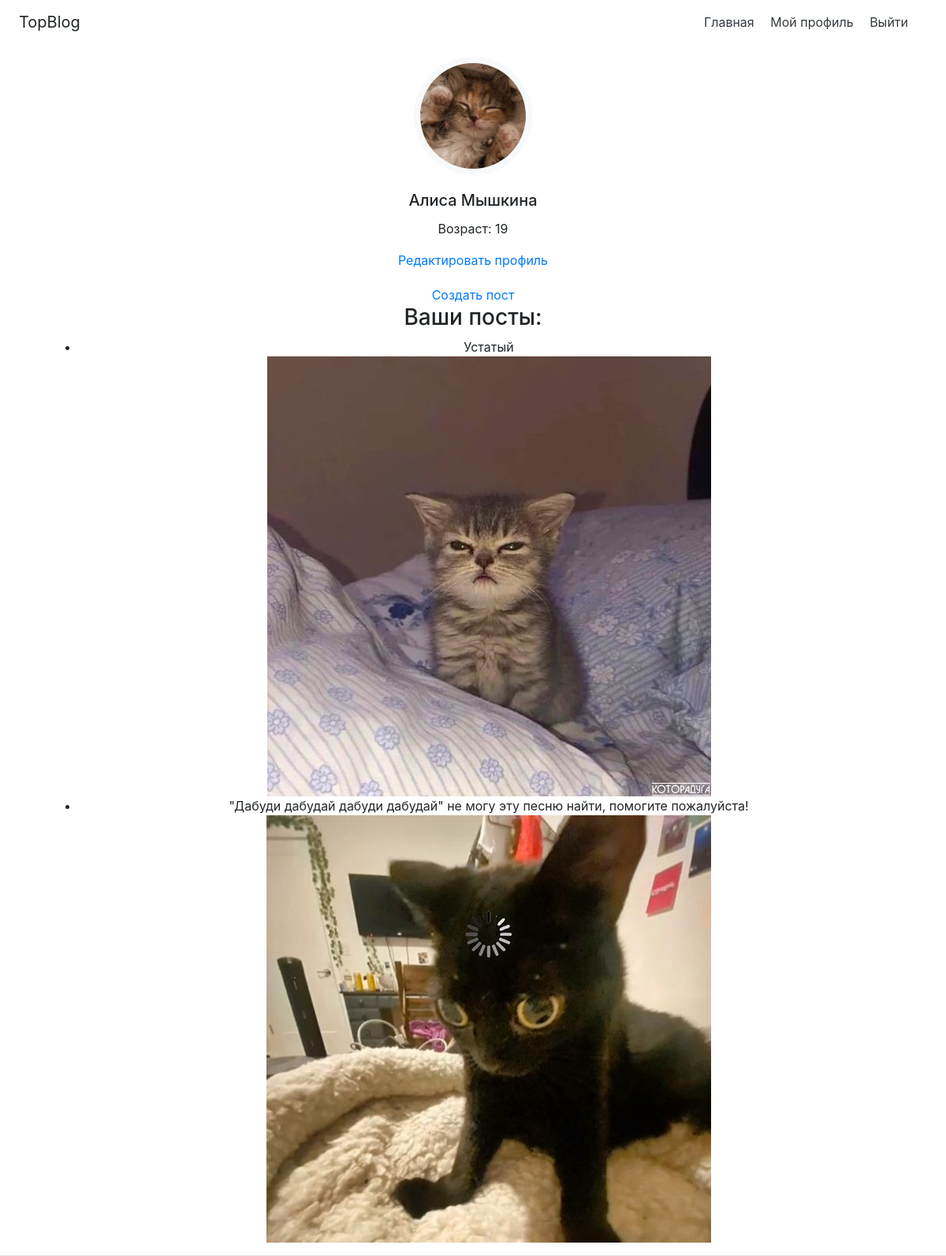
The app's page /accounts/profile/ (signed in) with its own data.
### main/models.py (models this page shows, shortened)
class CustomUser(AbstractUser):
    first_name = models.CharField(max_length=30, blank=True, null=True)
    last_name = models.CharField(max_length=30, blank=True, null=True)
    age = models.IntegerField(blank=True, null=True)
    avatar = models.ImageField(upload_to='avatars/', default=get_default_avatar)
    class Meta(AbstractUser.Meta):
        pass

class Post(models.Model):
    user = models.ForeignKey(CustomUser, on_delete=models.CASCADE)
    text = models.TextField()
    image = models.ImageField(upload_to='post_images/', blank=True, null=True)
    created_at = models.DateTimeField(auto_now_add=True)

### main/views.py (the view)
# urls.py: path('accounts/profile/', profile, name='profile'),
@login_required
def profile(request):
    user_posts = Post.objects.filter(user=request.user)
    return render(request, 'main/profile.html', {'user_posts': user_posts})

### blog/main/templates/main/profile.html
{% extends "main/index.html" %}
{% load bootstrap4 %}
{% block content %}
<div class="align-items-center">
  <div class="col text-center">
    {% if user.is_authenticated %}
    <img src="{{ user.avatar.url }}" alt="Аватар пользователя" class="p-2 bg-light rounded-circle"
      style="height: 150px; width: 150px; object-fit: cover;">
    <div class="card-body">
      <h5 class="card-title">{{ user.first_name }} {{ user.last_name }}</h5>
      <p class="card-text">
        {% if user.age %}
        Возраст: {{ user.age }}
        {% else %}
        Возраст не указан
        {% endif %}
      </p>
      <a href="{% url 'main:edit_user' %}" class="">Редактировать профиль</a>
    </div>
    {% else %}
    <div class="alert alert-warning" role="alert">
      Для просмотра профиля необходимо <a href="{% url 'login' %}" class="alert-link">войти</a> или <a
        href="{% url 'register' %}" class="alert-link">зарегистрироваться</a>.
    </div>
    {% endif %}
  </div>
  <div class="col text-center">
    <a href="#" class="">Создать пост</a>
    {% if user_posts %}
    <h3>Ваши посты:</h3>
    <ul>
      {% for post in user_posts %}
      <li>{{ post.text }}</li>
      {% if post.image %}
      <img src="{{ post.image.url }}" alt="Post Image">
      {% endif %}
      {% endfor %}
    </ul>
    {% else %}
    <p>У вас нет постов.</p>
    {% endif %}
  </div>
</div>
{% endblock %}

### records on screen
CustomUser: avatar (picture), first_name "Алиса", last_name "Мышкина", age "19"
Post: text "Устатый", image (picture)
Post: text "\"Дабуди дабудай дабуди дабудай\" не могу эту песню найти, помогите пожалуйста!", image (picture)
